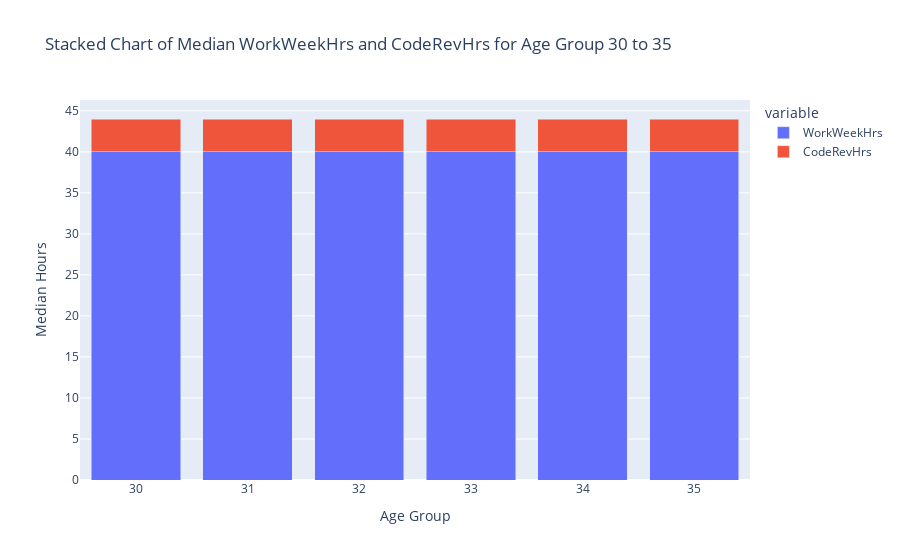

Notebook code for this chart:
### Markdown cell above
Create a stacked chart of median `WorkWeekHrs` and `CodeRevHrs` for the age group 30 to 35.

### Code cell
# your code goes here

df_filtered = df[(df['Age'] >= 30) & (df['Age'] <= 35)]

# Calculate median WorkWeekHrs and CodeRevHrs for the filtered age group
median_values = df_filtered.groupby('Age')[['WorkWeekHrs', 'CodeRevHrs']].median().reset_index()

# Create a stacked bar chart using Plotly Express
fig = px.bar(median_values, x='Age', y=['WorkWeekHrs', 'CodeRevHrs'], barmode='stack', 
             labels={'Age': 'Age Group', 'value': 'Median Hours'},
             title='Stacked Chart of Median WorkWeekHrs and CodeRevHrs for Age Group 30 to 35')

# Show the plot
fig.show()

### Figure 1 — Plotly figure (JSON) as saved in the notebook; plotly's stock layout.template omitted (floating-point values rounded to 4 significant figures)
{"data": [{"alignmentgroup": "True", "hovertemplate": "variable=WorkWeekHrs<br>Age Group=%{x}<br>Median Hours=%{y}<extra></extra>", "legendgroup": "WorkWeekHrs", "marker": {"color": "#636efa", "pattern": {"shape": ""}}, "name": "WorkWeekHrs", "offsetgroup": "WorkWeekHrs", "orientation": "v", "showlegend": true, "textposition": "auto", "type": "bar", "x": [30, 31, 32, 33, 34, 35], "xaxis": "x", "y": [40, 40, 40, 40, 40, 40], "yaxis": "y"}, {"alignmentgroup": "True", "hovertemplate": "variable=CodeRevHrs<br>Age Group=%{x}<br>Median Hours=%{y}<extra></extra>", "legendgroup": "CodeRevHrs", "marker": {"color": "#EF553B", "pattern": {"shape": ""}}, "name": "CodeRevHrs", "offsetgroup": "CodeRevHrs", "orientation": "v", "showlegend": true, "textposition": "auto", "type": "bar", "x": [30, 31, 32, 33, 34, 35], "xaxis": "x", "y": [4, 4, 4, 4, 4, 4], "yaxis": "y"}], "layout": {"autosize": true, "barmode": "stack", "legend": {"title": {"text": "variable"}, "tracegroupgap": 0}, "title": {"text": "Stacked Chart of Median WorkWeekHrs and CodeRevHrs for Age Group 30 to 35"}, "xaxis": {"anchor": "y", "autorange": true, "domain": [0, 1], "range": [29.5, 35.5], "title": {"text": "Age Group"}, "type": "linear"}, "yaxis": {"anchor": "x", "autorange": true, "domain": [0, 1], "range": [0, 46.32], "title": {"text": "Median Hours"}, "type": "linear"}}}
